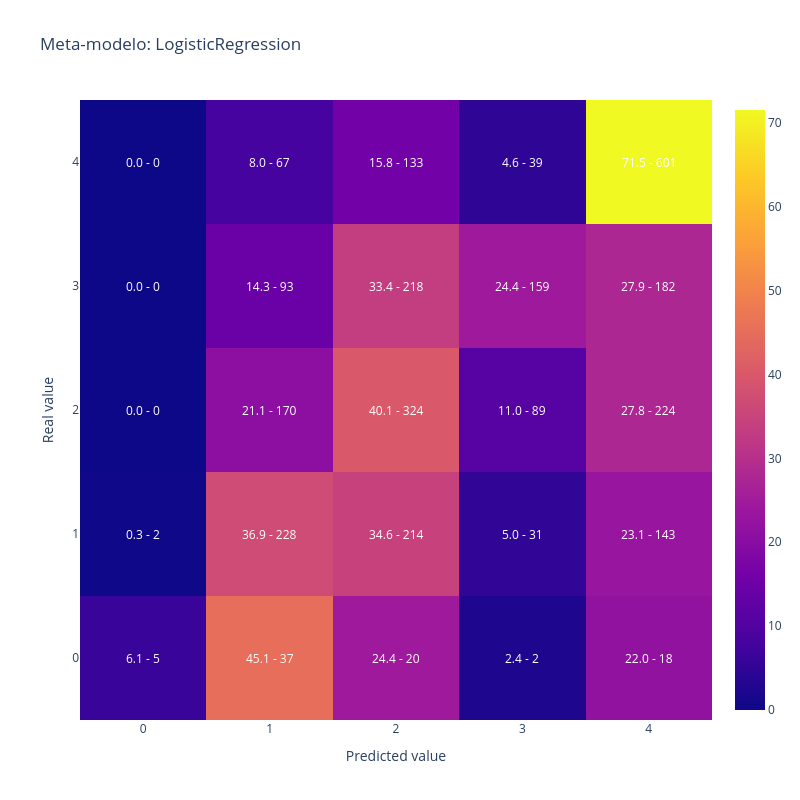
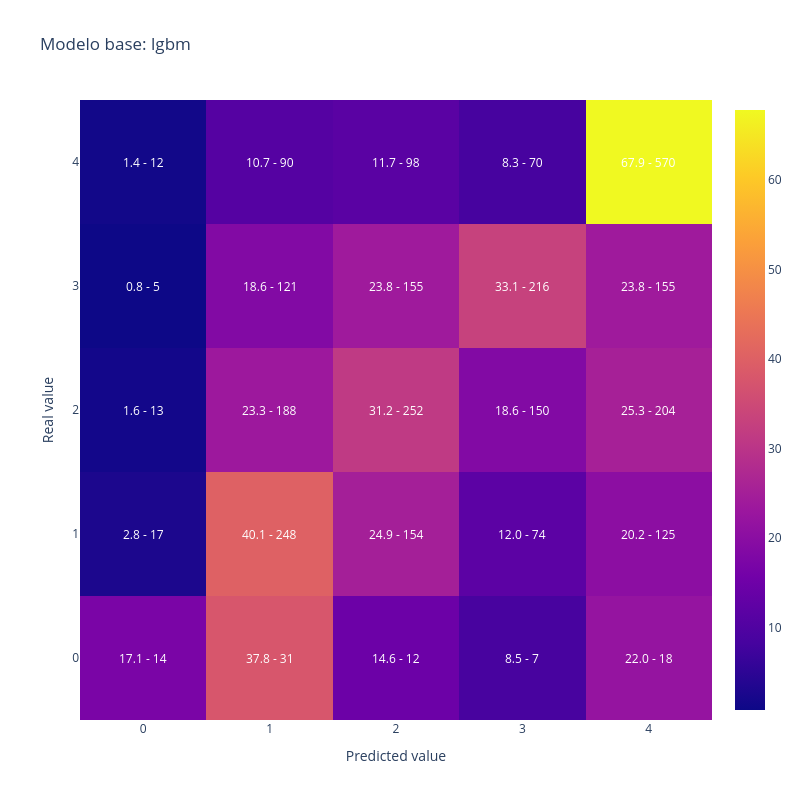
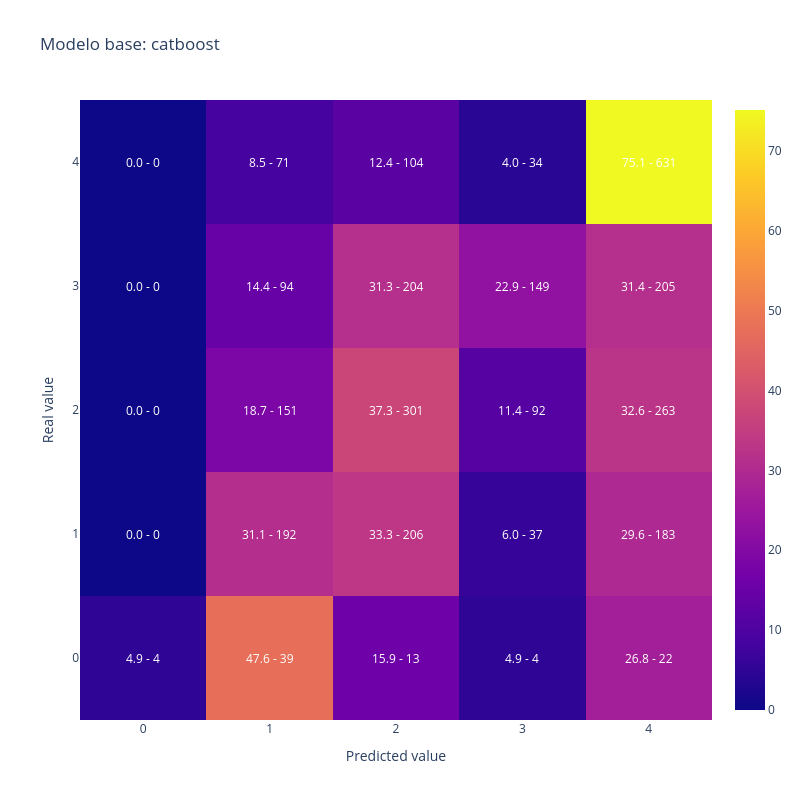
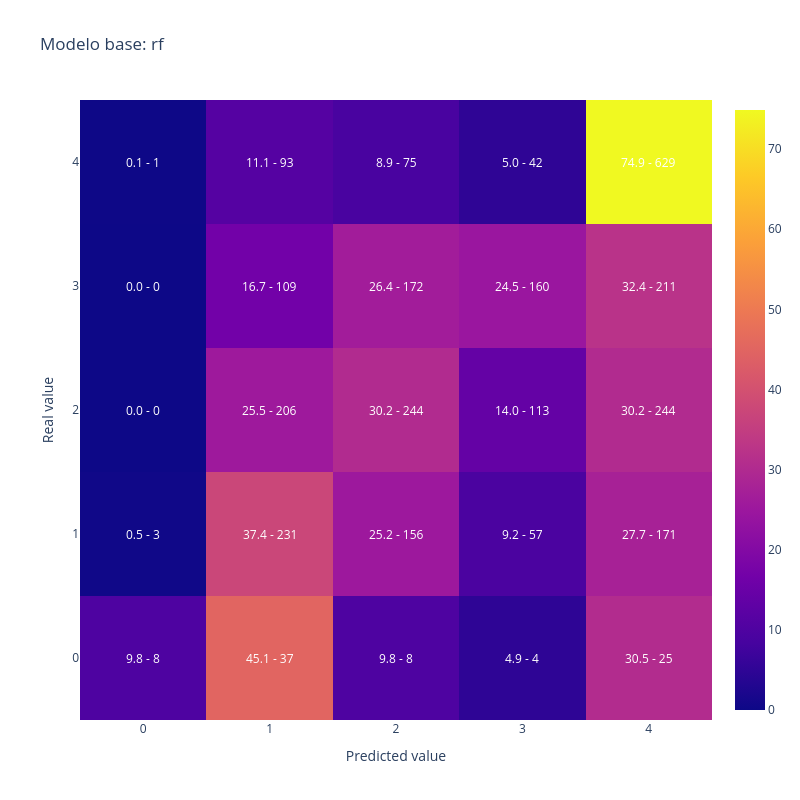

Write notebook code for charts like these, in order.
### Code cell
import sys
sys.path.append("..")
from tutoriales.utils import plot_confusion_matrix

labels = list(range(N_CLASSES))

# Matriz de confusion del meta-modelo (LogisticRegression)
fig = plot_confusion_matrix(y_test, y_pred_final, labels=labels,
                            title="Meta-modelo: LogisticRegression")
fig.show()

# Matrices de confusion de los modelos base
for name in model_names:
    preds_base = np.argmax(test_preds[name], axis=1)
    fig = plot_confusion_matrix(y_test, preds_base, labels=labels,
                                title=f"Modelo base: {name}")
    fig.show()

### Figure 1 — Plotly figure (JSON) as saved in the notebook; plotly's stock layout.template omitted (floating-point values rounded to 4 significant figures)
{"data": [{"type": "heatmap", "x": [0, 1, 2, 3, 4], "y": [0, 1, 2, 3, 4], "z": [[6.098, 45.12, 24.39, 2.439, 21.95], [0.3236, 36.89, 34.63, 5.016, 23.14], [0.0, 21.07, 40.15, 11.03, 27.76], [0.0, 14.26, 33.44, 24.39, 27.91], [0.0, 7.976, 15.83, 4.643, 71.55]]}], "layout": {"annotations": [{"font": {"color": "white"}, "showarrow": false, "text": "6.1 - 5", "x": 0, "xref": "x", "y": 0, "yref": "y"}, {"font": {"color": "white"}, "showarrow": false, "text": "45.1 - 37", "x": 1, "xref": "x", "y": 0, "yref": "y"}, {"font": {"color": "white"}, "showarrow": false, "text": "24.4 - 20", "x": 2, "xref": "x", "y": 0, "yref": "y"}, {"font": {"color": "white"}, "showarrow": false, "text": "2.4 - 2", "x": 3, "xref": "x", "y": 0, "yref": "y"}, {"font": {"color": "white"}, "showarrow": false, "text": "22.0 - 18", "x": 4, "xref": "x", "y": 0, "yref": "y"}, {"font": {"color": "white"}, "showarrow": false, "text": "0.3 - 2", "x": 0, "xref": "x", "y": 1, "yref": "y"}, {"font": {"color": "white"}, "showarrow": false, "text": "36.9 - 228", "x": 1, "xref": "x", "y": 1, "yref": "y"}, {"font": {"color": "white"}, "showarrow": false, "text": "34.6 - 214", "x": 2, "xref": "x", "y": 1, "yref": "y"}, {"font": {"color": "white"}, "showarrow": false, "text": "5.0 - 31", "x": 3, "xref": "x", "y": 1, "yref": "y"}, {"font": {"color": "white"}, "showarrow": false, "text": "23.1 - 143", "x": 4, "xref": "x", "y": 1, "yref": "y"}, {"font": {"color": "white"}, "showarrow": false, "text": "0.0 - 0", "x": 0, "xref": "x", "y": 2, "yref": "y"}, {"font": {"color": "white"}, "showarrow": false, "text": "21.1 - 170", "x": 1, "xref": "x", "y": 2, "yref": "y"}, {"font": {"color": "white"}, "showarrow": false, "text": "40.1 - 324", "x": 2, "xref": "x", "y": 2, "yref": "y"}, {"font": {"color": "white"}, "showarrow": false, "text": "11.0 - 89", "x": 3, "xref": "x", "y": 2, "yref": "y"}, {"font": {"color": "white"}, "showarrow": false, "text": "27.8 - 224", "x": 4, "xref": "x", "y": 2, "yref": "y"}, {"font": {"color": "white"}, "showarrow": false, "text": "0.0 - 0", "x": 0, "xref": "x", "y": 3, "yref": "y"}, {"font": {"color": "white"}, "showarrow": false, "text": "14.3 - 93", "x": 1, "xref": "x", "y": 3, "yref": "y"}, {"font": {"color": "white"}, "showarrow": false, "text": "33.4 - 218", "x": 2, "xref": "x", "y": 3, "yref": "y"}, {"font": {"color": "white"}, "showarrow": false, "text": "24.4 - 159", "x": 3, "xref": "x", "y": 3, "yref": "y"}, {"font": {"color": "white"}, "showarrow": false, "text": "27.9 - 182", "x": 4, "xref": "x", "y": 3, "yref": "y"}, {"font": {"color": "white"}, "showarrow": false, "text": "0.0 - 0", "x": 0, "xref": "x", "y": 4, "yref": "y"}, {"font": {"color": "white"}, "showarrow": false, "text": "8.0 - 67", "x": 1, "xref": "x", "y": 4, "yref": "y"}, {"font": {"color": "white"}, "showarrow": false, "text": "15.8 - 133", "x": 2, "xref": "x", "y": 4, "yref": "y"}, {"font": {"color": "white"}, "showarrow": false, "text": "4.6 - 39", "x": 3, "xref": "x", "y": 4, "yref": "y"}, {"font": {"color": "white"}, "showarrow": false, "text": "71.5 - 601", "x": 4, "xref": "x", "y": 4, "yref": "y"}], "height": 800, "title": {"text": "Meta-modelo: LogisticRegression"}, "width": 800, "xaxis": {"title": {"text": "Predicted value"}}, "yaxis": {"title": {"text": "Real value"}}}}

### Figure 2 — Plotly figure (JSON) as saved in the notebook; plotly's stock layout.template omitted (floating-point values rounded to 4 significant figures)
{"data": [{"type": "heatmap", "x": [0, 1, 2, 3, 4], "y": [0, 1, 2, 3, 4], "z": [[17.07, 37.8, 14.63, 8.537, 21.95], [2.751, 40.13, 24.92, 11.97, 20.23], [1.611, 23.3, 31.23, 18.59, 25.28], [0.7669, 18.56, 23.77, 33.13, 23.77], [1.429, 10.71, 11.67, 8.333, 67.86]]}], "layout": {"annotations": [{"font": {"color": "white"}, "showarrow": false, "text": "17.1 - 14", "x": 0, "xref": "x", "y": 0, "yref": "y"}, {"font": {"color": "white"}, "showarrow": false, "text": "37.8 - 31", "x": 1, "xref": "x", "y": 0, "yref": "y"}, {"font": {"color": "white"}, "showarrow": false, "text": "14.6 - 12", "x": 2, "xref": "x", "y": 0, "yref": "y"}, {"font": {"color": "white"}, "showarrow": false, "text": "8.5 - 7", "x": 3, "xref": "x", "y": 0, "yref": "y"}, {"font": {"color": "white"}, "showarrow": false, "text": "22.0 - 18", "x": 4, "xref": "x", "y": 0, "yref": "y"}, {"font": {"color": "white"}, "showarrow": false, "text": "2.8 - 17", "x": 0, "xref": "x", "y": 1, "yref": "y"}, {"font": {"color": "white"}, "showarrow": false, "text": "40.1 - 248", "x": 1, "xref": "x", "y": 1, "yref": "y"}, {"font": {"color": "white"}, "showarrow": false, "text": "24.9 - 154", "x": 2, "xref": "x", "y": 1, "yref": "y"}, {"font": {"color": "white"}, "showarrow": false, "text": "12.0 - 74", "x": 3, "xref": "x", "y": 1, "yref": "y"}, {"font": {"color": "white"}, "showarrow": false, "text": "20.2 - 125", "x": 4, "xref": "x", "y": 1, "yref": "y"}, {"font": {"color": "white"}, "showarrow": false, "text": "1.6 - 13", "x": 0, "xref": "x", "y": 2, "yref": "y"}, {"font": {"color": "white"}, "showarrow": false, "text": "23.3 - 188", "x": 1, "xref": "x", "y": 2, "yref": "y"}, {"font": {"color": "white"}, "showarrow": false, "text": "31.2 - 252", "x": 2, "xref": "x", "y": 2, "yref": "y"}, {"font": {"color": "white"}, "showarrow": false, "text": "18.6 - 150", "x": 3, "xref": "x", "y": 2, "yref": "y"}, {"font": {"color": "white"}, "showarrow": false, "text": "25.3 - 204", "x": 4, "xref": "x", "y": 2, "yref": "y"}, {"font": {"color": "white"}, "showarrow": false, "text": "0.8 - 5", "x": 0, "xref": "x", "y": 3, "yref": "y"}, {"font": {"color": "white"}, "showarrow": false, "text": "18.6 - 121", "x": 1, "xref": "x", "y": 3, "yref": "y"}, {"font": {"color": "white"}, "showarrow": false, "text": "23.8 - 155", "x": 2, "xref": "x", "y": 3, "yref": "y"}, {"font": {"color": "white"}, "showarrow": false, "text": "33.1 - 216", "x": 3, "xref": "x", "y": 3, "yref": "y"}, {"font": {"color": "white"}, "showarrow": false, "text": "23.8 - 155", "x": 4, "xref": "x", "y": 3, "yref": "y"}, {"font": {"color": "white"}, "showarrow": false, "text": "1.4 - 12", "x": 0, "xref": "x", "y": 4, "yref": "y"}, {"font": {"color": "white"}, "showarrow": false, "text": "10.7 - 90", "x": 1, "xref": "x", "y": 4, "yref": "y"}, {"font": {"color": "white"}, "showarrow": false, "text": "11.7 - 98", "x": 2, "xref": "x", "y": 4, "yref": "y"}, {"font": {"color": "white"}, "showarrow": false, "text": "8.3 - 70", "x": 3, "xref": "x", "y": 4, "yref": "y"}, {"font": {"color": "white"}, "showarrow": false, "text": "67.9 - 570", "x": 4, "xref": "x", "y": 4, "yref": "y"}], "height": 800, "title": {"text": "Modelo base: lgbm"}, "width": 800, "xaxis": {"title": {"text": "Predicted value"}}, "yaxis": {"title": {"text": "Real value"}}}}

### Figure 3 — Plotly figure (JSON) as saved in the notebook; plotly's stock layout.template omitted (floating-point values rounded to 4 significant figures)
{"data": [{"type": "heatmap", "x": [0, 1, 2, 3, 4], "y": [0, 1, 2, 3, 4], "z": [[4.878, 47.56, 15.85, 4.878, 26.83], [0.0, 31.07, 33.33, 5.987, 29.61], [0.0, 18.71, 37.3, 11.4, 32.59], [0.0, 14.42, 31.29, 22.85, 31.44], [0.0, 8.452, 12.38, 4.048, 75.12]]}], "layout": {"annotations": [{"font": {"color": "white"}, "showarrow": false, "text": "4.9 - 4", "x": 0, "xref": "x", "y": 0, "yref": "y"}, {"font": {"color": "white"}, "showarrow": false, "text": "47.6 - 39", "x": 1, "xref": "x", "y": 0, "yref": "y"}, {"font": {"color": "white"}, "showarrow": false, "text": "15.9 - 13", "x": 2, "xref": "x", "y": 0, "yref": "y"}, {"font": {"color": "white"}, "showarrow": false, "text": "4.9 - 4", "x": 3, "xref": "x", "y": 0, "yref": "y"}, {"font": {"color": "white"}, "showarrow": false, "text": "26.8 - 22", "x": 4, "xref": "x", "y": 0, "yref": "y"}, {"font": {"color": "white"}, "showarrow": false, "text": "0.0 - 0", "x": 0, "xref": "x", "y": 1, "yref": "y"}, {"font": {"color": "white"}, "showarrow": false, "text": "31.1 - 192", "x": 1, "xref": "x", "y": 1, "yref": "y"}, {"font": {"color": "white"}, "showarrow": false, "text": "33.3 - 206", "x": 2, "xref": "x", "y": 1, "yref": "y"}, {"font": {"color": "white"}, "showarrow": false, "text": "6.0 - 37", "x": 3, "xref": "x", "y": 1, "yref": "y"}, {"font": {"color": "white"}, "showarrow": false, "text": "29.6 - 183", "x": 4, "xref": "x", "y": 1, "yref": "y"}, {"font": {"color": "white"}, "showarrow": false, "text": "0.0 - 0", "x": 0, "xref": "x", "y": 2, "yref": "y"}, {"font": {"color": "white"}, "showarrow": false, "text": "18.7 - 151", "x": 1, "xref": "x", "y": 2, "yref": "y"}, {"font": {"color": "white"}, "showarrow": false, "text": "37.3 - 301", "x": 2, "xref": "x", "y": 2, "yref": "y"}, {"font": {"color": "white"}, "showarrow": false, "text": "11.4 - 92", "x": 3, "xref": "x", "y": 2, "yref": "y"}, {"font": {"color": "white"}, "showarrow": false, "text": "32.6 - 263", "x": 4, "xref": "x", "y": 2, "yref": "y"}, {"font": {"color": "white"}, "showarrow": false, "text": "0.0 - 0", "x": 0, "xref": "x", "y": 3, "yref": "y"}, {"font": {"color": "white"}, "showarrow": false, "text": "14.4 - 94", "x": 1, "xref": "x", "y": 3, "yref": "y"}, {"font": {"color": "white"}, "showarrow": false, "text": "31.3 - 204", "x": 2, "xref": "x", "y": 3, "yref": "y"}, {"font": {"color": "white"}, "showarrow": false, "text": "22.9 - 149", "x": 3, "xref": "x", "y": 3, "yref": "y"}, {"font": {"color": "white"}, "showarrow": false, "text": "31.4 - 205", "x": 4, "xref": "x", "y": 3, "yref": "y"}, {"font": {"color": "white"}, "showarrow": false, "text": "0.0 - 0", "x": 0, "xref": "x", "y": 4, "yref": "y"}, {"font": {"color": "white"}, "showarrow": false, "text": "8.5 - 71", "x": 1, "xref": "x", "y": 4, "yref": "y"}, {"font": {"color": "white"}, "showarrow": false, "text": "12.4 - 104", "x": 2, "xref": "x", "y": 4, "yref": "y"}, {"font": {"color": "white"}, "showarrow": false, "text": "4.0 - 34", "x": 3, "xref": "x", "y": 4, "yref": "y"}, {"font": {"color": "white"}, "showarrow": false, "text": "75.1 - 631", "x": 4, "xref": "x", "y": 4, "yref": "y"}], "height": 800, "title": {"text": "Modelo base: catboost"}, "width": 800, "xaxis": {"title": {"text": "Predicted value"}}, "yaxis": {"title": {"text": "Real value"}}}}

### Figure 4 — Plotly figure (JSON) as saved in the notebook; plotly's stock layout.template omitted (floating-point values rounded to 4 significant figures)
{"data": [{"type": "heatmap", "x": [0, 1, 2, 3, 4], "y": [0, 1, 2, 3, 4], "z": [[9.756, 45.12, 9.756, 4.878, 30.49], [0.4854, 37.38, 25.24, 9.223, 27.67], [0.0, 25.53, 30.24, 14.0, 30.24], [0.0, 16.72, 26.38, 24.54, 32.36], [0.119, 11.07, 8.929, 5.0, 74.88]]}], "layout": {"annotations": [{"font": {"color": "white"}, "showarrow": false, "text": "9.8 - 8", "x": 0, "xref": "x", "y": 0, "yref": "y"}, {"font": {"color": "white"}, "showarrow": false, "text": "45.1 - 37", "x": 1, "xref": "x", "y": 0, "yref": "y"}, {"font": {"color": "white"}, "showarrow": false, "text": "9.8 - 8", "x": 2, "xref": "x", "y": 0, "yref": "y"}, {"font": {"color": "white"}, "showarrow": false, "text": "4.9 - 4", "x": 3, "xref": "x", "y": 0, "yref": "y"}, {"font": {"color": "white"}, "showarrow": false, "text": "30.5 - 25", "x": 4, "xref": "x", "y": 0, "yref": "y"}, {"font": {"color": "white"}, "showarrow": false, "text": "0.5 - 3", "x": 0, "xref": "x", "y": 1, "yref": "y"}, {"font": {"color": "white"}, "showarrow": false, "text": "37.4 - 231", "x": 1, "xref": "x", "y": 1, "yref": "y"}, {"font": {"color": "white"}, "showarrow": false, "text": "25.2 - 156", "x": 2, "xref": "x", "y": 1, "yref": "y"}, {"font": {"color": "white"}, "showarrow": false, "text": "9.2 - 57", "x": 3, "xref": "x", "y": 1, "yref": "y"}, {"font": {"color": "white"}, "showarrow": false, "text": "27.7 - 171", "x": 4, "xref": "x", "y": 1, "yref": "y"}, {"font": {"color": "white"}, "showarrow": false, "text": "0.0 - 0", "x": 0, "xref": "x", "y": 2, "yref": "y"}, {"font": {"color": "white"}, "showarrow": false, "text": "25.5 - 206", "x": 1, "xref": "x", "y": 2, "yref": "y"}, {"font": {"color": "white"}, "showarrow": false, "text": "30.2 - 244", "x": 2, "xref": "x", "y": 2, "yref": "y"}, {"font": {"color": "white"}, "showarrow": false, "text": "14.0 - 113", "x": 3, "xref": "x", "y": 2, "yref": "y"}, {"font": {"color": "white"}, "showarrow": false, "text": "30.2 - 244", "x": 4, "xref": "x", "y": 2, "yref": "y"}, {"font": {"color": "white"}, "showarrow": false, "text": "0.0 - 0", "x": 0, "xref": "x", "y": 3, "yref": "y"}, {"font": {"color": "white"}, "showarrow": false, "text": "16.7 - 109", "x": 1, "xref": "x", "y": 3, "yref": "y"}, {"font": {"color": "white"}, "showarrow": false, "text": "26.4 - 172", "x": 2, "xref": "x", "y": 3, "yref": "y"}, {"font": {"color": "white"}, "showarrow": false, "text": "24.5 - 160", "x": 3, "xref": "x", "y": 3, "yref": "y"}, {"font": {"color": "white"}, "showarrow": false, "text": "32.4 - 211", "x": 4, "xref": "x", "y": 3, "yref": "y"}, {"font": {"color": "white"}, "showarrow": false, "text": "0.1 - 1", "x": 0, "xref": "x", "y": 4, "yref": "y"}, {"font": {"color": "white"}, "showarrow": false, "text": "11.1 - 93", "x": 1, "xref": "x", "y": 4, "yref": "y"}, {"font": {"color": "white"}, "showarrow": false, "text": "8.9 - 75", "x": 2, "xref": "x", "y": 4, "yref": "y"}, {"font": {"color": "white"}, "showarrow": false, "text": "5.0 - 42", "x": 3, "xref": "x", "y": 4, "yref": "y"}, {"font": {"color": "white"}, "showarrow": false, "text": "74.9 - 629", "x": 4, "xref": "x", "y": 4, "yref": "y"}], "height": 800, "title": {"text": "Modelo base: rf"}, "width": 800, "xaxis": {"title": {"text": "Predicted value"}}, "yaxis": {"title": {"text": "Real value"}}}}
